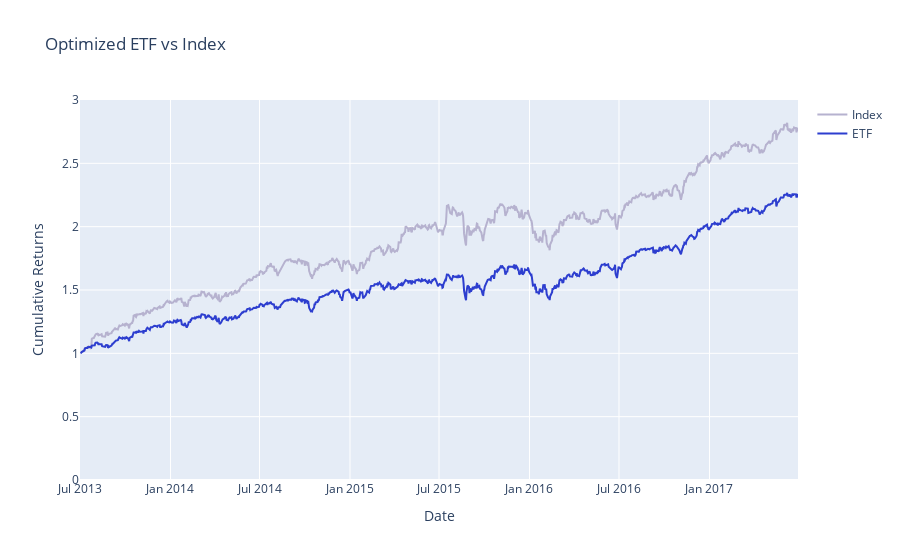

Notebook cell for this chart:
### Markdown cell above
With ETF weights built, we compare it to the index. The next cell calculates the ETF returns and compare it to the index returns.

### Code cell
optim_etf_returns = generate_weighted_returns(returns, optimal_single_rebalance_etf_weights)
optim_etf_cumulative_returns = calculate_cumulative_returns(optim_etf_returns)
project_helper.plot_benchmark_returns(index_weighted_cumulative_returns, optim_etf_cumulative_returns, 'Optimized ETF vs Index')

optim_etf_tracking_error = tracking_error(np.sum(index_weighted_returns, 1), np.sum(optim_etf_returns, 1))
print('Optimized ETF Tracking Error: {}'.format(optim_etf_tracking_error))

### Figure 1 — Plotly figure (JSON) as saved in the notebook; plotly's stock layout.template omitted (floating-point values rounded to 4 significant figures; data arrays with more than 128 entries replaced by an {"elided": "..."} marker saying what was removed)
{"data": [{"line": {"color": "#B6B2CF"}, "name": "Index", "type": "scatter", "x": {"elided": "1009 str values"}, "y": {"elided": "1009 float values"}}, {"line": {"color": "#2D3ECF"}, "name": "ETF", "type": "scatter", "x": {"elided": "1009 str values"}, "y": {"elided": "1009 float values"}}], "layout": {"title": {"text": "Optimized ETF vs Index"}, "xaxis": {"title": {"text": "Date"}}, "yaxis": {"range": [0, 3], "title": {"text": "Cumulative Returns"}}}}
